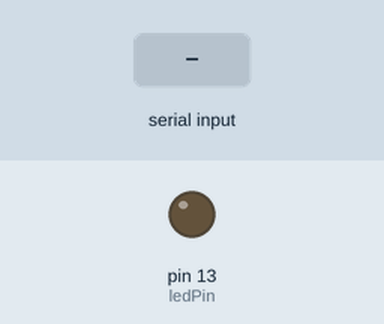
Simulated run of this sketch. Board: Arduino Uno, built with avr-gcc and run on an emulated ATmega328P. Shown: output pins drawn as LEDs (lit = HIGH). The inputs (shaded band) are chosen by the test bench.

Above: at 1.2 s.
1.3 s: "encender\n" received over the second serial link
At 2.4 s:
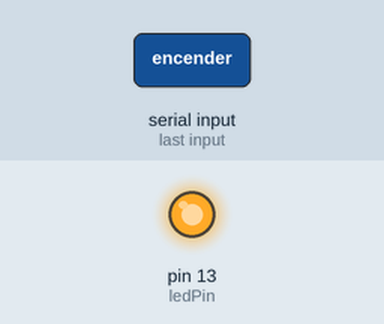
2.8 s: "apagar\n" received over the second serial link
At 3.5 s:
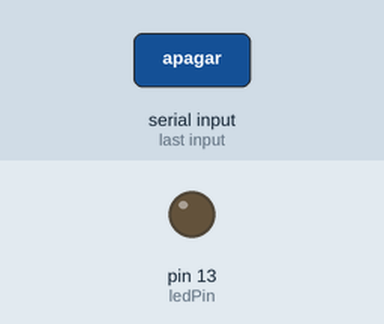
Timing chart, 0 to 5.8 s (numbered marks = the images above; inputs shaded):
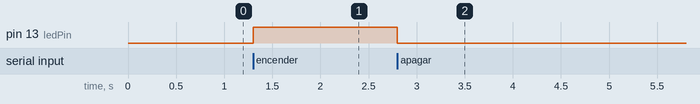

Measured:
- after the input at 1.3 s, pin 13 (ledPin): LOW → HIGH at once
- after the input at 2.8 s, pin 13 (ledPin): HIGH → LOW at once

The sketch:

Prog_1_Encender-apagar_Luz_Cuarto.ino
```cpp
// Librería necesaria para la comunicación serie
#include <SoftwareSerial.h>

// Configuración del puerto serie (9600 baudios)
SoftwareSerial mySerial(10, 11); // RX, TX

// Pin del LED
const int ledPin = 13;

void setup() {
  // Inicializa el puerto serie
  mySerial.begin(9600);
  // Inicializa el pin del LED como salida
  pinMode(ledPin, OUTPUT);
}

void loop() {
  // Verifica si hay datos disponibles en el puerto serie
  if (mySerial.available() > 0) {
    // Lee el comando desde Python
    String command = mySerial.readStringUntil('\n');

    // Compara el comando recibido
    if (command == "encender") {
      digitalWrite(ledPin, HIGH); // Enciende el LED
      mySerial.println("LED encendido");
    } else if (command == "apagar") {
      digitalWrite(ledPin, LOW); // Apaga el LED
      mySerial.println("LED apagado");
    }
  }
}
```
